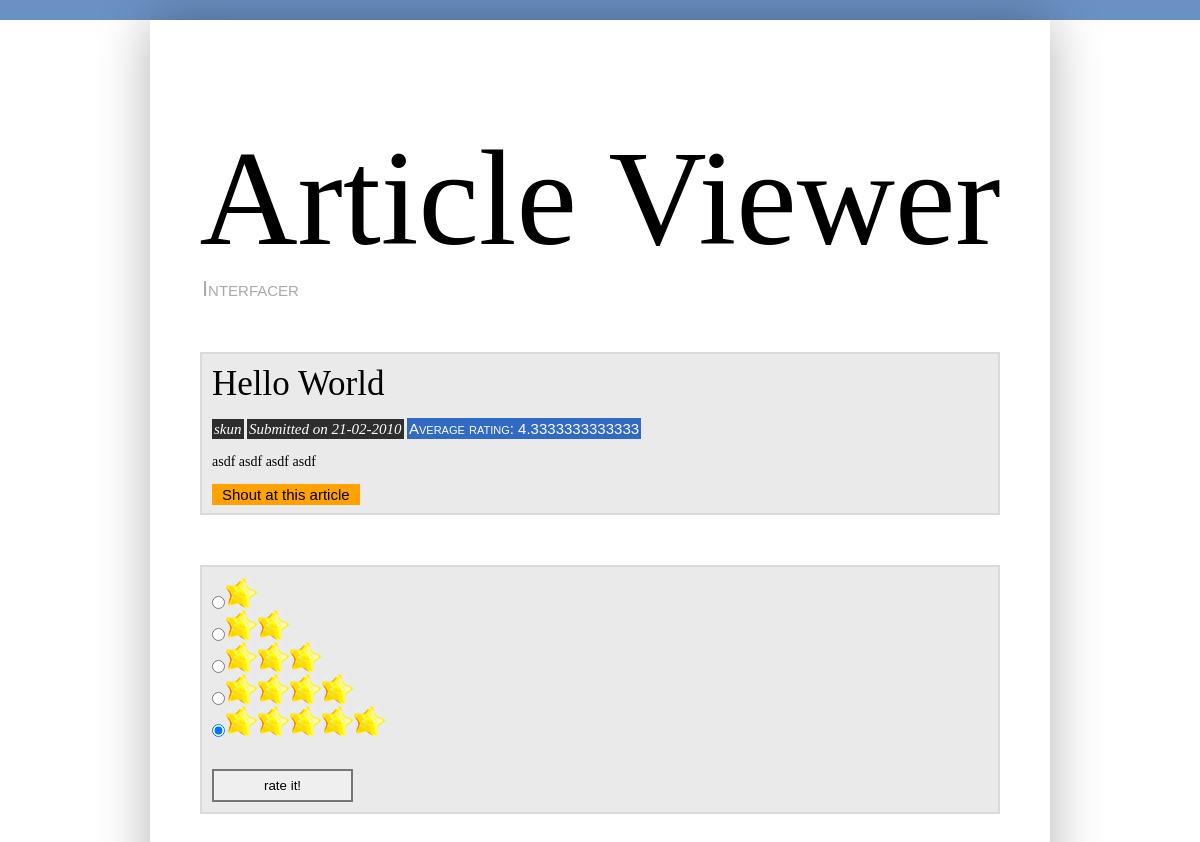
/viewer.php?id=8 (signed in), run on the app's committed database.
### tables this page shows
CREATE TABLE IF NOT EXISTS `articles` (
  `id` int(11) NOT NULL AUTO_INCREMENT,
  `uid` int(11) NOT NULL,
  `title` varchar(1000) NOT NULL,
  `text` text NOT NULL,
  `pdfpath` varchar(500) NOT NULL,
  `callflag` tinyint(1) NOT NULL,
  `dos` datetime NOT NULL,
  `magazined` tinyint(1) NOT NULL,
  PRIMARY KEY (`id`)
);

CREATE TABLE IF NOT EXISTS `user` (
  `id` int(11) NOT NULL AUTO_INCREMENT,
  `name` varchar(32) NOT NULL,
  `pass` varchar(100) NOT NULL,
  PRIMARY KEY (`id`)
);

CREATE TABLE IF NOT EXISTS `ratings` (
  `id` int(11) NOT NULL AUTO_INCREMENT,
  `uid` int(11) NOT NULL,
  `sid` int(11) NOT NULL,
  `rating` int(11) NOT NULL,
  PRIMARY KEY (`id`)
);

### getarticle.php (the view, shortened to what this page needs)
<?php
function getRating()
{
  $getRatingQry = "select rating from ratings where uid = ".$_SESSION['id']." and sid = ".$_REQUEST['id'];
  $getRatingRes = mysql_query($getRatingQry);
  if(mysql_num_rows($getRatingRes)==0)
     return(0);
  else
     {
       $rating = mysql_fetch_row($getRatingRes);
       return $rating[0];
     }
}
function avgRating($artId)
{
   $ratingQuery = "select sum(rating) as ratings, count(rating) as raters from ratings where sid = $artId";
   $ratingRes = mysql_query($ratingQuery);
   $rating = mysql_fetch_array($ratingRes);
   if($rating['raters'] == 0)
	return (0);
   else
   	return($rating['ratings']/$rating['raters']);
}
$articleQuery = "select a.*,u.name from articles as a, user as u where a.id = ".$_REQUEST['id']." and u.id = a.uid";
$articleRes = mysql_query($articleQuery);
if (mysql_num_rows ($articleRes) == 0)
	echo "<li><p class=\"none\">Article has been moved or deleted</p></li>";
else
{
$article = mysql_fetch_array($articleRes);
$title = $article['title'];
$name = $article['name'];
$dos = date("j-m-Y", strtotime($article['dos']));
$text = $article['text'];
$artId = $_REQUEST['id'];
$avgRating = avgRating($artId);
echo <<< VIEWER
<span class="title">$title</span>
<br><br>
<span class="who">$name</span>
<span class="when">Submitted on  $dos</span>
<span class="rating">Average rating: $avgRating</span>
<br>
<br>
<span class="txt">$text</span>
VIEWER;
}
?>

### viewer.php (shortened to what this page needs)
<!DOCTYPE html PUBLIC "-//W3C//DTD XHTML 1.0 Transitional//EN"
"http://w3.org/TR/xhtml1-transitional.dtd">
<head>
	<link rel="stylesheet" type="text/css" href="css/viewer.css" />
	<link rel="stylesheet" type="text/css" href="css/common.css" />
	<link rel="stylesheet" type="text/css" href="css/forms.css" />
</head>
<body>
	<div id="line"></div>
	<div id="carea">
		<div id="header">
			<p class="title">Article Viewer</p>
			<?php include "nav.php" ?>
		</div>
			<div id ="article-details">
				<?php include "getarticle.php" ?>
				<br><br>
				<a href="articleshout.php" target="_new">Shout at this article</a>
			</div>
			<div id="ratings">
			<?php $rate = getRating(); ?>
				<form name="ratedata" method="POST" action = "rater.php?id=<?php echo $_REQUEST['id']; ?>">
					<input type="radio" name="rate" value="1" id="rate" <?php if ($rate == 1) echo "checked"; ?> /><img src="images/star.png" /><br>
					<input type="radio" name="rate" value="2" id="rate" <?php if ($rate == 2) echo "checked"; ?>/><img src="images/star.png" /><img src="images/star.png" /><br>
					<input type="radio" name="rate" value="3" id="rate" <?php if ($rate == 3) echo "checked"; ?> /><img src="images/star.png" /><img src="images/star.png" /><img src="images/star.png" /><br>
					<input type="radio" name="rate" value="4" id="rate" <?php if ($rate == 4) echo "checked"; ?>/><img src="images/star.png" /><img src="images/star.png" /><img src="images/star.png" /><img src="images/star.png" /><br>
					<input type="radio" name="rate" value="5" id="rate" <?php if ($rate == 5) echo "checked"; ?>/><img src="images/star.png" /><img src="images/star.png" /><img src="images/star.png" /><img src="images/star.png" /><img src="images/star.png" /><br>
					<br><br>
					<input type="submit" class="sbutton" value="rate it!"/>
				</form>
			</div>
	</div>
</body>
</html>

### css/viewer.css (style rules this page uses)
#header p.title { font-size:136px; }
#article-details, #ratings { margin: 50px; background: #eaeaea; padding: 10px; border: 2px solid #dadada; -moz-border-radius: 10px; }
#article-details span.title { font: 35px Georgia; }
#article-details span.who, #article-details span.when { font: italic 15px Georgia; background: #2e2e2e; padding:2px; color:#fff; }
#article-details span.rating { font: small-caps 15px Arial; background: #316AC5; padding:2px; color: #fff; }
#article-details a { font: 15px Arial; background: #ffa200; padding:2px; color: #000; text-decoration:none; padding-left:10px; padding-right:10px; }

### css/common.css (style rules this page uses)
* { margin:0px; padding:0px; }
body { font:14px Georgia, Serif; }
#carea { width:900px; margin: 0 auto; -moz-box-shadow: 0 0 50px rgba(0,0,0,0.3); -webkit-box-shadow: 0 0 50px rgba(0,0,0,0.3); padding-bottom:100px; }
#header p.title { font: Georgia, Serif; text-align:center; padding-top:100px; }
#line { background:#6b91c4; padding: 10px; }

### css/forms.css (style rules this page uses)
* { margin:0px; padding:0px; }
body { font:14px Georgia, Serif; }
input.sbutton { border: none; font-family: Arial; padding:7px 50px; border: 2px solid #767676; }

### data on the page
articles: title "Hello World", uid.name "skun", dos "21-02-2010", text "asdf asdf asdf asdf"
ratings: rating "☑"

### other printed values
$avgRating "4.3333333333333"
